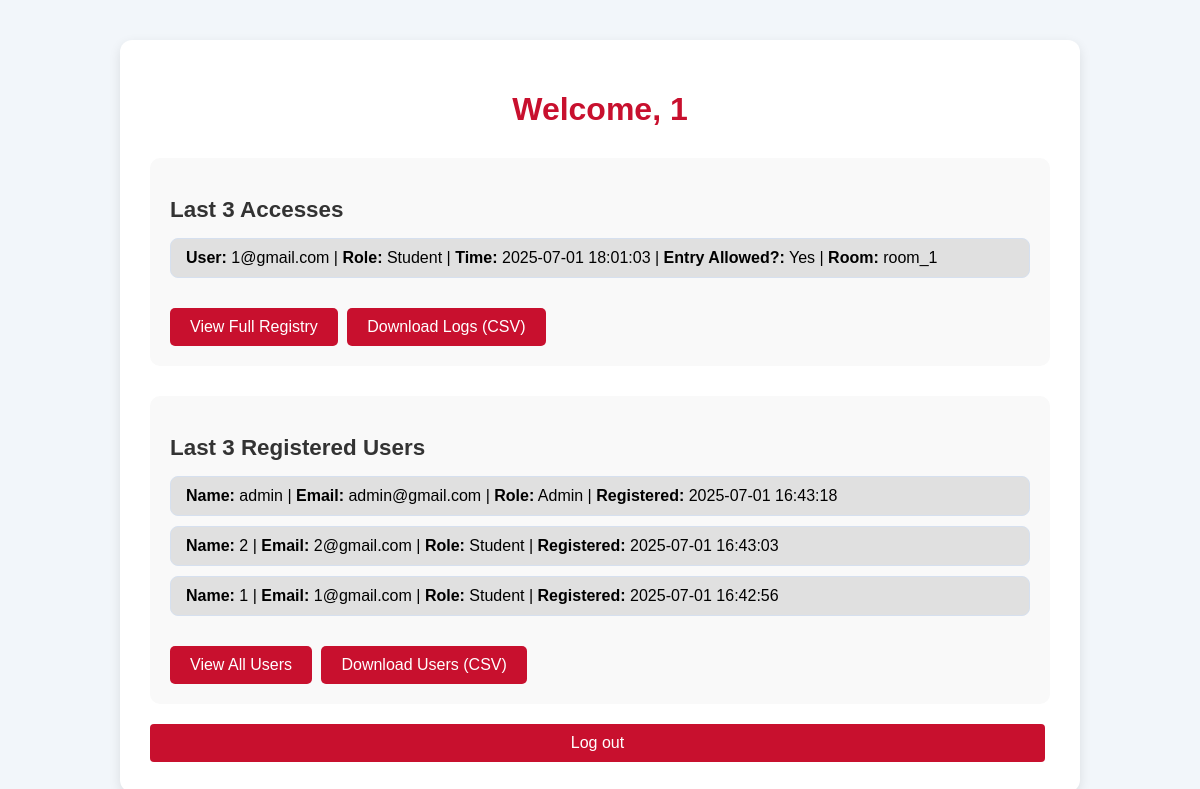
Page /administrator (signed in) on the earlier database version.
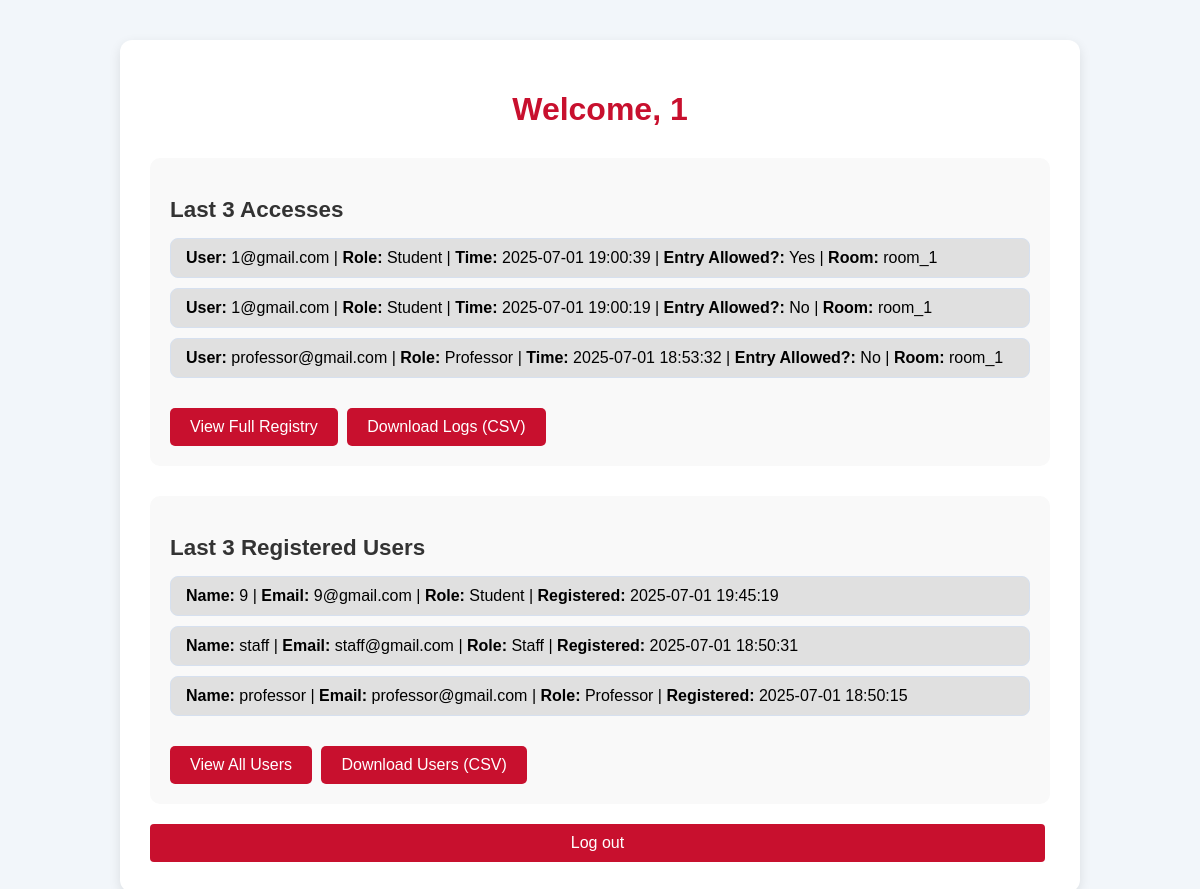
Same page on the later database version.
### tables this page shows
CREATE TABLE logs (
            id INTEGER PRIMARY KEY AUTOINCREMENT,
            user_id TEXT NOT NULL,
            email TEXT,
            role TEXT,
            room TEXT NOT NULL,
            access_time TEXT NOT NULL,
            entry_allowed INTEGER NOT NULL,
            reason TEXT NOT NULL,
            FOREIGN KEY (user_id) REFERENCES users(id)
        );

CREATE TABLE users (
            id TEXT PRIMARY KEY,
            name TEXT NOT NULL,
            email TEXT NOT NULL UNIQUE,
            password BLOB NOT NULL,
            role TEXT NOT NULL,
            qr_image BLOB NOT NULL,
            last_qr_time TEXT NOT NULL,
            registered_at TEXT NOT NULL
        );

### app.py (the view)
@app.route('/administrator')
def administrator():
    user_id = session.get('user_id')
    if not user_id:
        return redirect(url_for('login'))
    last_3_logs = get_last3_logs()
    last_3_users = get_last_3_users()
    conn = get_db_connection()
    user = conn.execute('SELECT name FROM users WHERE id = ?', (user_id,)).fetchone()
    conn.close()
    name = user['name'] if user else "Administrator"
    return render_template('administrator.html', name=name, last_3_logs=last_3_logs, last_3_users=last_3_users)

### app.py (called while the page is built)
def get_db_connection():
    conn = sqlite3.connect(DATABASE)
    conn.row_factory = sqlite3.Row
    return conn

def get_last3_logs():
    conn = get_db_connection()
    logs = conn.execute("SELECT * FROM logs ORDER BY access_time DESC LIMIT 3").fetchall()
    conn.close()
    return logs

def get_last_3_users():
    conn = get_db_connection()
    users = conn.execute('SELECT * FROM users ORDER BY registered_at DESC LIMIT 3').fetchall()
    conn.close()
    return users

### templates/administrator.html (shortened to what this page needs)
<!DOCTYPE html>
<html lang="en">
<head>
    <link rel="stylesheet" type="text/css" href="{{ url_for('static', filename='css/style.css') }}">
</head>
<body class ="admin-page">
    <div class="main-container">
        <h1 class="page-title">Welcome, {{ name }}</h1>
        <section class="card">
            <h2 class="section-title">Last 3 Accesses</h2>
            <ul class="log-list">
                {% for log in last_3_logs %}
                    <li class="log-entry">
                        <strong>User:</strong> {{ log.email }} |
                        <strong>Role:</strong> {{ log.role }} |
                        <strong>Time:</strong> {{ log.access_time }} |
                        <strong>Entry Allowed?:</strong> {{ 'Yes' if log.entry_allowed else 'No' }} |
                        <strong>Room:</strong> {{ log.room or 'N/A' }}
                    </li>
                {% endfor %}
            </ul>
            <a href="{{ url_for('full_logs') }}" class="button">View Full Registry</a>
            <a href="{{ url_for('download_logs') }}" class="button">Download Logs (CSV)</a>
        </section>
        <section class="card">
            <h2 class="section-title">Last 3 Registered Users</h2>
            <ul class="log-list">
                {% for user in last_3_users %}
                    <li class="log-entry">
                        <strong>Name:</strong> {{ user.name }} |
                        <strong>Email:</strong> {{ user.email }} |
                        <strong>Role:</strong> {{ user.role }} |
                        <strong>Registered:</strong> {{ user.registered_at }}
                    </li>
                {% endfor %}
            </ul>
            <a href="{{ url_for('full_users') }}" class="button">View All Users</a>
            <a href="{{ url_for('download_users') }}" class="button">Download Users (CSV)</a>
        </section>
        <a href="{{ url_for('logout') }}" class="button logout-button">Log out</a>
    </div>
</body>
</html>

Differences in the rows shown:
no longer on this page (row unchanged): logs: email "1@gmail.com", role "Student", access_time "2025-07-01 18:01:03", entry_allowed "Yes", room "room_1"
no longer on this page (row unchanged): users: name "admin", email "admin@gmail.com", role "Admin", registered_at "2025-07-01 16:43:18"
no longer on this page (row unchanged): users: name "2", email "2@gmail.com", role "Student", registered_at "2025-07-01 16:43:03"
no longer on this page (row edited): users: name "1", email "1@gmail.com", role "Student", registered_at "2025-07-01 16:42:56"
added logs: email "1@gmail.com", role "Student", access_time "2025-07-01 19:00:39", entry_allowed "Yes", room "room_1"
added logs: email "1@gmail.com", role "Student", access_time "2025-07-01 19:00:19", entry_allowed "No", room "room_1"
added logs: email "professor@gmail.com", role "Professor", access_time "2025-07-01 18:53:32", entry_allowed "No", room "room_1"
added users: name "9", email "9@gmail.com", role "Student", registered_at "2025-07-01 19:45:19"
added users: name "staff", email "staff@gmail.com", role "Staff", registered_at "2025-07-01 18:50:31"
added users: name "professor", email "professor@gmail.com", role "Professor", registered_at "2025-07-01 18:50:15"
